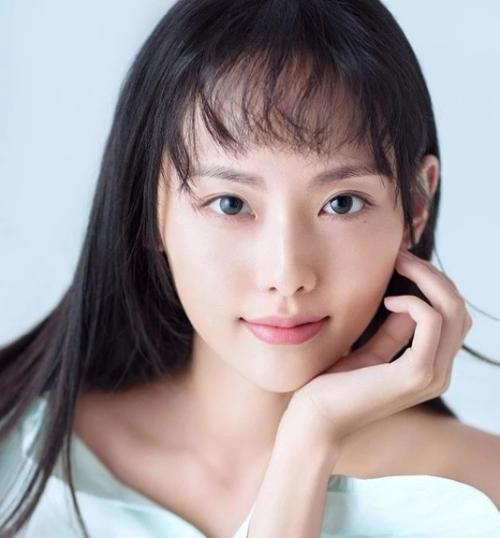
#> input picture test/1.jpg, 500 x 538 px
$ python boxes_drawer.py
#> lines starting #> are read from the running program, lines starting #| are printed output that depends on the picture; after the words box and inside, x2 and y2 are one past the last pixel; in counts of white or black regions, pixels touching at a corner belong together
#!/usr/bin/env python
# -- coding: utf-8 --
"""
Copyright (c) 2018. All rights reserved.
Created by C. L. Wang on 2018/7/11
"""
import cv2
import os

from root_dir import ROOT_DIR


def draw_img(image, boxes):
#> called with image = 'test/1.jpg'
    img = cv2.imread(image)
#> img is the input picture: shape (538, 500, 3); mean B, G, R 154.1, 151.6, 160.8

    for box in boxes:
        x_min, y_min, x_max, y_max = box
        i1_pt1 = (int(x_min), int(y_min))
        i1_pt2 = (int(x_max), int(y_max))
        cv2.rectangle(img, pt1=i1_pt1, pt2=i1_pt2, thickness=3, color=(255, 0, 255))
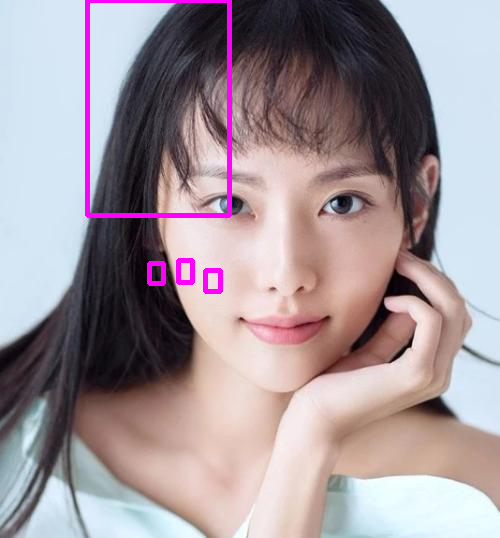
#> img: shape (538, 500, 3); 1.6% of pixels changed, all inside (x1, y1, x2, y2) = (85, 0, 232, 294)

    cv2.imshow('Image', img)
    cv2.imwrite('./test/1.bbox.jpg', img)
    cv2.waitKey(0)


if __name__ == '__main__':
    img_path = os.path.join(ROOT_DIR, 'test', '1.jpg')
    print(img_path)
    boxes = [(87, 0, 229, 215), (149, 263, 163, 283), (178, 260, 192, 282), (205, 270, 220, 291)]
    draw_img(img_path, boxes)

$ run again, with test/3.jpg copied over test/1.jpg
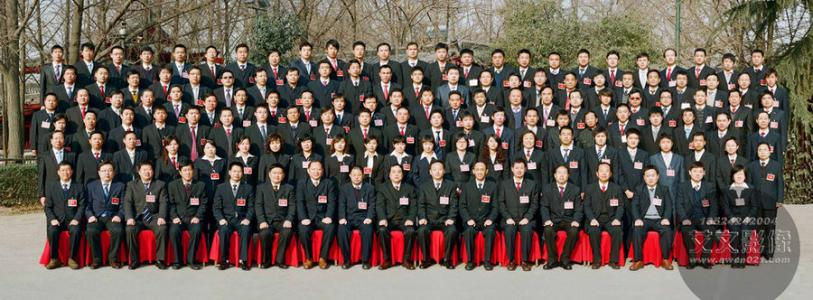
#> input picture test/3.jpg, 813 x 300 px
#> in draw_img, img is the input picture: shape (300, 813, 3); mean B, G, R 85.5, 94.1, 105.7
#> after the loop in draw_img, `for box in boxes:`:
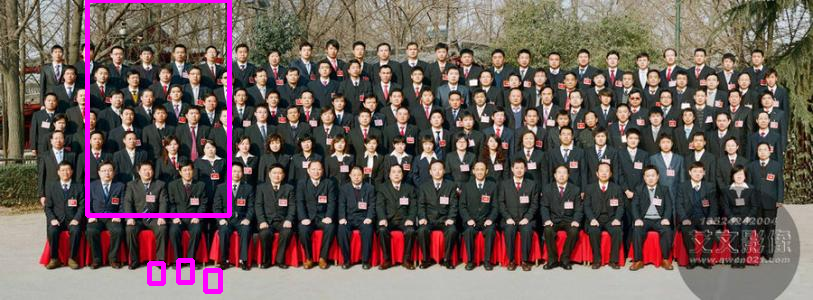
#> img: shape (300, 813, 3); 1.76% of pixels changed, all inside (x1, y1, x2, y2) = (85, 0, 232, 294)
